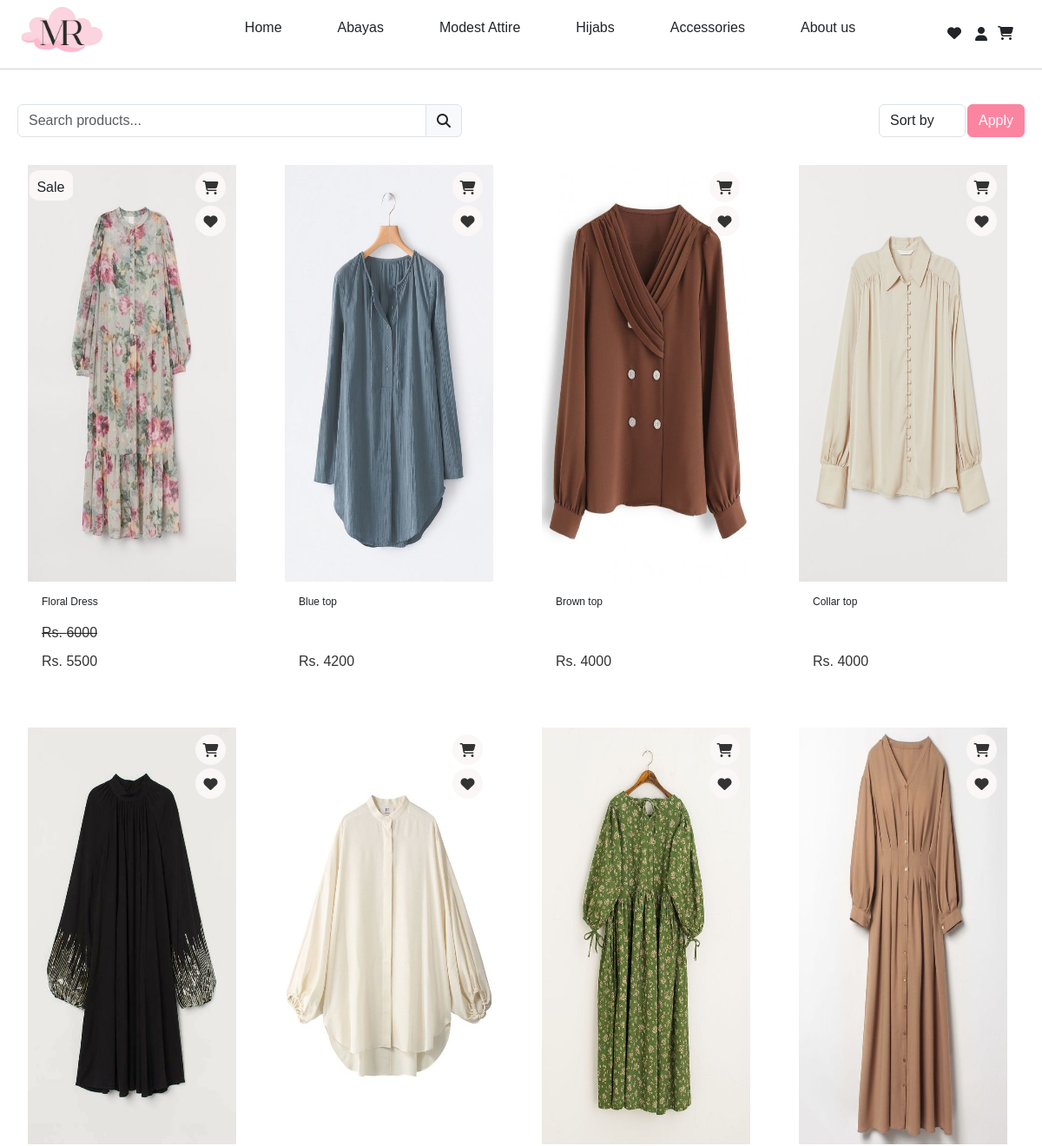
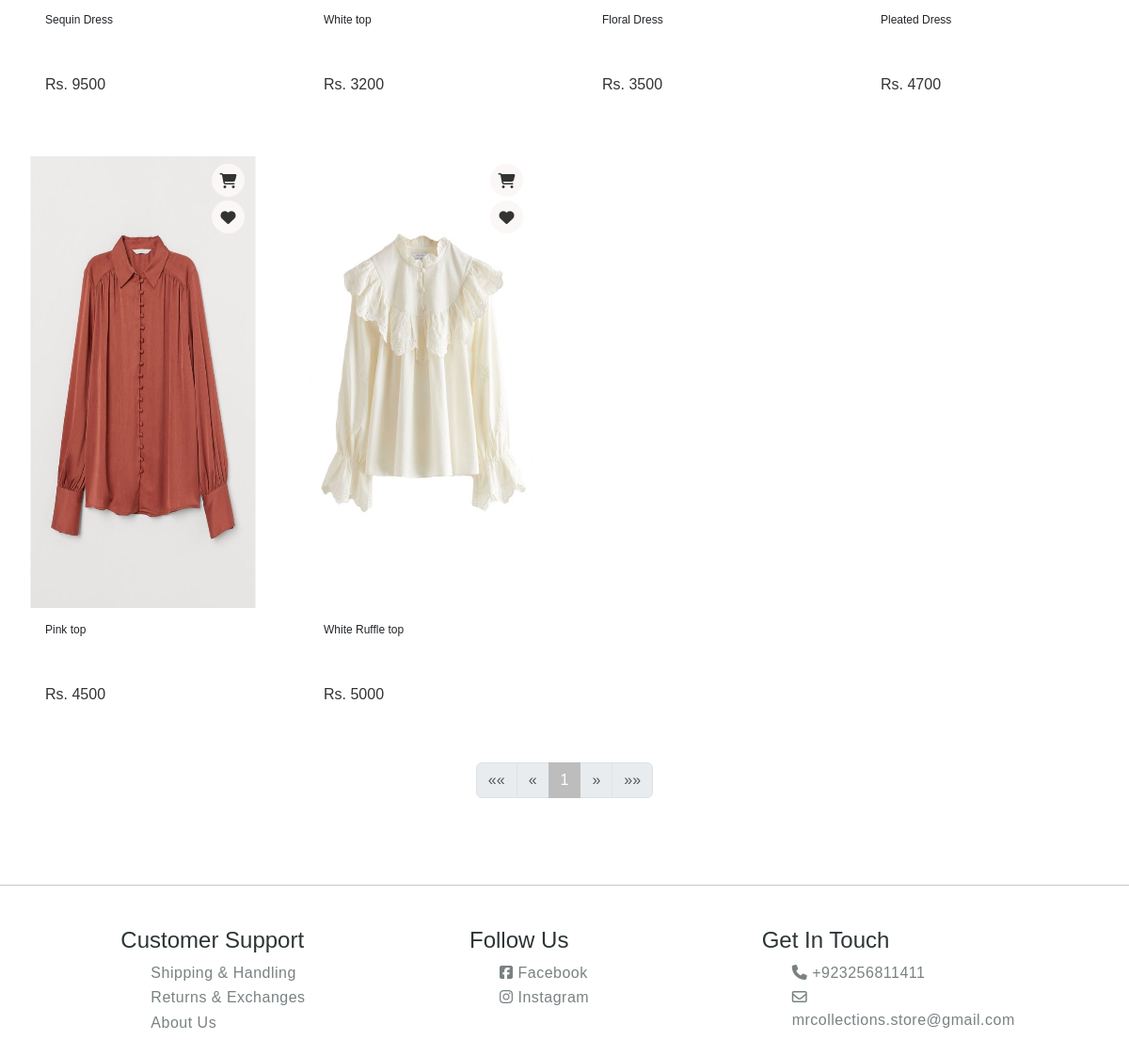
/category/modest_attire/, run on the app's committed database (2 pictures, top to bottom).
### store/models.py (models this page shows, shortened)
class Product(models.Model):
    product_name = models.CharField(max_length=200)
    category = models.ForeignKey(Category,on_delete=models.CASCADE,default=1)
    sub_category= models.ForeignKey(SubCategory,on_delete=models.CASCADE,default=1)
    price = models.DecimalField(default=0,decimal_places=0,max_digits=8)
    desc = models.CharField(max_length=250,default='',blank=True,null=True)
    image = models.ImageField(upload_to='uploads/products/')
    on_sale = models.BooleanField(default=False)
    sale_price = models.DecimalField(default=0,decimal_places=0,max_digits=8)

### store/views.py (the view)
# urls.py: path('category/<slug:slug>/', views.products_by_category, name='products_by_category'),
def products_by_category(request, slug):
    category = get_object_or_404(Category, slug=slug)
    products = Product.objects.filter(category=category)
    search_query = request.GET.get('search', '')
    sort_option = request.GET.get('sort', '')
    if search_query:
        products = products.filter(product_name__icontains=search_query)
    if sort_option:
        if sort_option == 'price_asc':
            products = products.annotate(
                effective_price=Case(
                    When(on_sale=True, then='sale_price'),
                    default='price',
                    output_field=DecimalField()
                )
            ).order_by('effective_price')
        elif sort_option == 'price_desc':
            products = products.annotate(
                effective_price=Case(
                    When(on_sale=True, then='sale_price'),
                    default='price',
                    output_field=DecimalField()
                )
            ).order_by('-effective_price')
        elif sort_option == 'name_asc':
            products = products.order_by('product_name')
        elif sort_option == 'name_desc':
            products = products.order_by('-product_name')
    else:
        products = list(products)  # Convert to list for shuffling
        random.shuffle(products)
    paginator = Paginator(products, 20)  # Show 20 products per page
    page_number = request.GET.get('page')
    page_obj = paginator.get_page(page_number)
    context = {
        'page_obj': page_obj,
        'search_query': search_query,
        'sort_option': sort_option,
        'category': category
    }
    return render(request, 'product.html', context)

### store/templates/product.html (shortened to what this page needs)
{% extends "base.html" %}
{% load static %}
{% block "content" %}
<div class="container mt-4 top_div" style="display: flex; align-items: center;">
  <form method="GET" class="row g-3" style="width: 100%; display: flex; flex-wrap: nowrap; align-items: center;">
          <div class="col-md-6 search_div" style="flex: 1; margin-right: 10px;">
              <div class="input-group">
                  <input type="text" name="search" class="form-control" placeholder="Search products..." value="{{ request.GET.search }}" aria-describedby="search-icon">
                  <span class="input-group-text" id="search-icon">
                    <i class="fa fa-search"></i>
                </span>
              </div>
          </div>
      <div class="col-md-4 sort_div " style="flex: 1; margin-right: 10px; width: 50px;">
          <select name="sort" class="form-control" style="width: 100px; float: right; margin-right: -2rem;">
              <option value="">Sort by</option>
          </select>
      </div>
      <div class="col-md-2 apply_div" style="flex: 0 0 auto; width: 80px; ">
          <button type="submit" class="btn btn-primary w-10 custom-btn" style="background-color:#fb85a1;
          border-color: #fb85a1;
          float: right;">Apply</button>
      </div>
  </form>
</div>
<div class="product_container">
  {% for product in page_obj %}
    {% if product.on_sale %}
    <div>
      <a class="card" href="{% url 'product_detail' product.id %}">
        <img src="{{ product.image.url }}" class="card-img-Topper" alt="product image">
        <div class="card-body">
          <h5 class="card-title">{{ product.product_name }}</h5>
          <strike><p class="card-text">Rs. {{ product.price }}</p></strike>
          <p class="card-text">Rs. {{ product.sale_price }}</p>
        </div>
        <div class="sale_icon">
          <div class="sale">Sale</div>
        </div>
        <div class="p_card_icon">
          <div class="p_cart_icon p_icon">
            <i class="fa-solid fa-cart-shopping icon_wl_c"></i>
          </div>
          <div class="p_wl_icon p_icon" data-product-id="{{ product.id }}">
            <i class="fa-solid fa-heart icon_wl_c"></i>
          </div>
        </div>
      </a>
    </div>
    {% else %}
    <div>
      <a class="card" href="{% url 'product_detail' product.id %}">
        <img src="{{ product.image.url }}" class="card-img-Topper" alt="product image">
        <div class="card-body">
          <h5 class="card-title">{{ product.product_name }}</h5>
          <p class="card-text">Rs. {{ product.price }}</p>
        </div>
        <div class="p_card_icon">
          <div class="p_cart_icon p_icon">
            <i class="fa-solid fa-cart-shopping icon_wl_c"></i>
          </div>
          <div class="p_wl_icon p_icon" data-product-id="{{ product.id }}">
            <i class="fa-solid fa-heart icon_wl_c"></i>
          </div>
        </div>
      </a>
    </div>
    {% endif %}
  {% endfor %}
</div>
<nav aria-label="Page navigation">
  <ul class="pagination justify-content-center">
    {% if page_obj.has_previous %}
      <li class="page-item">
        <a class="page-link" href="?page=1" aria-label="First">
          <span aria-hidden="true">&laquo;&laquo;</span>
        </a>
      </li>
      <li class="page-item">
        <a class="page-link" href="?page={{ page_obj.previous_page_number }}" aria-label="Previous">
          <span aria-hidden="true">&laquo;</span>
        </a>
      </li>
    {% else %}
      <li class="page-item disabled">
        <a class="page-link" href="#" aria-label="First">
          <span aria-hidden="true">&laquo;&laquo;</span>
        </a>
      </li>
      <li class="page-item disabled">
        <a class="page-link" href="#" aria-label="Previous">
          <span aria-hidden="true">&laquo;</span>
        </a>
      </li>
    {% endif %}
    {% for num in page_obj.paginator.page_range %}
      {% if page_obj.number == num %}
        <li class="page-item active"><a class="page-link" href="?page={{ num }}">{{ num }}</a></li>
      {% elif num > page_obj.number|add:'-3' and num < page_obj.number|add:'3' %}
        <li class="page-item"><a class="page-link" href="?page={{ num }}">{{ num }}</a></li>
      {% endif %}
    {% endfor %}
    {% if page_obj.has_next %}
      <li class="page-item">
        <a class="page-link" href="?page={{ page_obj.next_page_number }}" aria-label="Next">
          <span aria-hidden="true">&raquo;</span>
        </a>
      </li>
      <li class="page-item">
        <a class="page-link" href="?page={{ page_obj.paginator.num_pages }}" aria-label="Last">
          <span aria-hidden="true">&raquo;&raquo;</span>
        </a>
      </li>
    {% else %}
      <li class="page-item disabled">
        <a class="page-link" href="#" aria-label="Next">
          <span aria-hidden="true">&raquo;</span>
        </a>
      </li>
      <li class="page-item disabled">
        <a class="page-link" href="#" aria-label="Last">
          <span aria-hidden="true">&raquo;&raquo;</span>
        </a>
      </li>
    {% endif %}
  </ul>
</nav>
{% endblock "content" %}

### store/static/css/base.css (style rules this page uses)
body a { text-decoration: none; color: inherit; }

### store/static/css/wishlist.css (style rules this page uses)
* { margin: 0; padding: 0; box-sizing: border-box; font-family: 'Arial'; }

### store/static/css/header.css (style rules this page uses)
* { margin: 0; padding: 0; box-sizing: border-box; font-family: 'Arial'; }
li { list-style: none; }
a { text-decoration: none; color: #000000; }

### store/static/css/footer.css (style rules this page uses)
* { margin: 0; padding: 0; box-sizing: border-box; font-family: 'Arial'; }
li { list-style: none; margin-top: 1%; margin-bottom: 1%; }
a { text-decoration: none; color: #000000; }

### store/static/css/poster.css (style rules this page uses)
* { margin: 0; padding: 0; box-sizing: border-box; font-family: 'Arial'; }

### store/static/css/boxes.css (style rules this page uses)
.container { max-width: 100%; margin: 0; align-items: center; display: flex; flex-direction: column; }
.row { display: flex; flex-direction: row; align-items: center; justify-content: center; margin: 0; gap: 10px; background-color: #fff; }

### store/static/css/card.css (style rules this page uses)
* { margin: 0; padding: 0; font-family: 'Arial'; }
.product_container { display: grid; grid-template-columns: repeat(4, 1fr); gap: 1rem; align-items: center; justify-content: center; padding: 1rem; }
.card { z-index: 1; width: 20vw; height: 75vh; display: flex; flex-direction: column; border:none; border-radius: none; margin: 1rem; transition: transform 0.3s; position: relative; }
.card-img-Topper { position: relative; width: 100%; height: 80%; }
.card-body { z-index: 2; flex: 1; padding: 1rem; display: flex; flex-direction: column; justify-content: space-between; }
.card-title { font-size: .75rem; margin-bottom: 0.5rem; }
.card-text { color: #333; margin-bottom: 1rem; }
.p_card_icon { display: flex; flex-direction: column; top:1%; position: absolute; right: 10px; justify-content: space-between; justify-content: center; align-items: center; }
.sale_icon { position: absolute; top: 1%; left: 1%; width: 50px; height: 35px; border-radius: 25%; z-index: 4; background-color: #fbf7f7; padding: 0.5rem; cursor: pointer; }
.p_icon { margin: 2px; width: 35px; height: 35px; border-radius: 50%; z-index: 3; background-color: #fbf7f7; padding: 0.5rem; cursor: pointer; display: flex; justify-content: center; align-items: center; }
.icon_wl_c { z-index: 4; color: #333; }
.page-link { color: #353939; }
.active>.page-link, .page-link.active { background-color: #bdbdbd; border-color:#bdbdbd; }

### data on the page
Product: image (picture), product_name "Floral Dress", price "6000", sale_price "5500"
Product: image (picture), product_name "Blue top", price "4200"
Product: image (picture), product_name "Brown top", price "4000"
Product: image (picture), product_name "Collar top", price "4000"
Product: image (picture), product_name "Sequin Dress", price "9500"
Product: image (picture), product_name "White top", price "3200"
Product: image (picture), product_name "Floral Dress", price "3500"
Product: image (picture), product_name "Pleated Dress", price "4700"
Product: image (picture), product_name "Pink top", price "4500"
Product: image (picture), product_name "White Ruffle top", price "5000"

### other printed values
{{ num }} "1"
